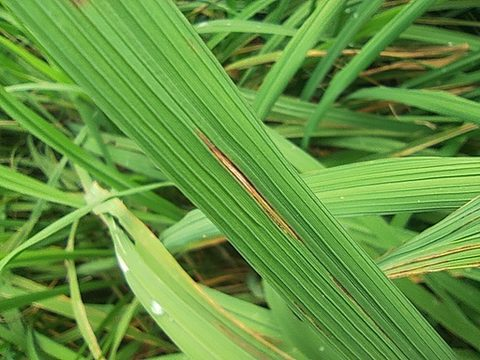
#> input picture web/e2e/fixtures/images/blast.jpg, 480 x 360 px
$ python -i preprocess.py   (imports and definitions only)
#> lines starting #> are read from the running program, lines starting #| are printed output that depends on the picture
#> further down, picture is the input picture: PIL image 480x360 RGB; mean R, G, B 100.8, 148.3, 64.5
"""Inference preprocessing. The browser (web/src/ai) must reproduce this exactly (parity test M6)."""
from __future__ import annotations

import numpy as np
from PIL import Image, ImageOps

from .config import INPUT_SIZE, MEAN, RESIZE_SHORTER, STD


def preprocess(img: Image.Image) -> np.ndarray:
    """PIL image -> float32 array [1, 3, INPUT_SIZE, INPUT_SIZE] (NCHW), normalised."""
    img = ImageOps.exif_transpose(img).convert("RGB")
    w, h = img.size
#> w = 480; h = 360
    scale = RESIZE_SHORTER / min(w, h)
#> scale = 0.711
    img = img.resize((max(1, round(w * scale)), max(1, round(h * scale))), Image.BILINEAR)
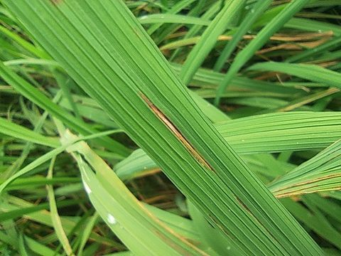
#> img: PIL image 341x256 RGB; mean R, G, B 100.8, 148.3, 64.5
    w, h = img.size
#> w = 341; h = 256
    left, top = (w - INPUT_SIZE) // 2, (h - INPUT_SIZE) // 2
#> left = 58; top = 16
    img = img.crop((left, top, left + INPUT_SIZE, top + INPUT_SIZE))
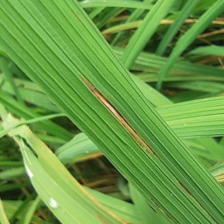
#> img: PIL image 224x224 RGB; mean R, G, B 104.6, 154.2, 68.6
    x = np.asarray(img, dtype=np.float32) / 255.0
    x = (x - np.array(MEAN, dtype=np.float32)) / np.array(STD, dtype=np.float32)
    return x.transpose(2, 0, 1)[None].astype(np.float32)

>>> from PIL import Image
>>> picture = Image.open('../../web/e2e/fixtures/images/blast.jpg')
>>> result = preprocess(picture)

$ run again, on web/e2e/fixtures/images/brown_spot.jpg
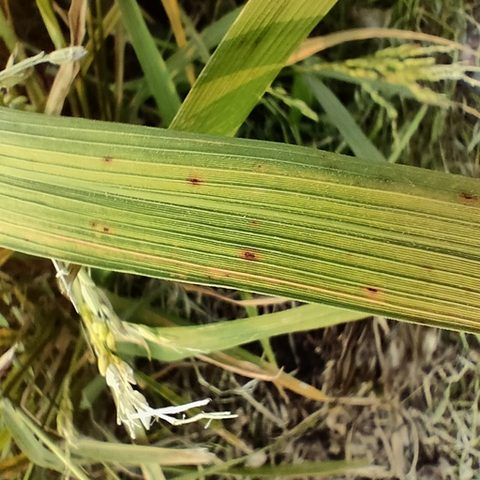
#> input picture web/e2e/fixtures/images/brown_spot.jpg, 480 x 480 px
#> picture is the input picture: PIL image 480x480 RGB; mean R, G, B 122.7, 121.4, 61.9
#> in preprocess, `img = img.crop((left, top, left + INPUT_SIZE, top + INPUT_SIZE))`:
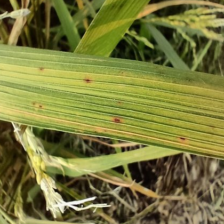
#> img: PIL image 224x224 RGB; mean R, G, B 123, 123.1, 61.2

$ run again, on web/e2e/fixtures/images/healthy.jpg
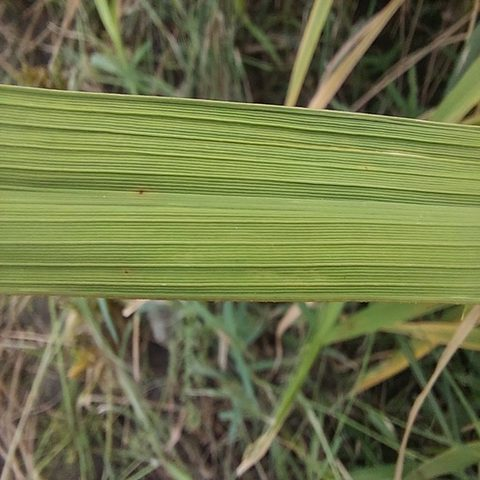
#> input picture web/e2e/fixtures/images/healthy.jpg, 480 x 480 px
#> picture is the input picture: PIL image 480x480 RGB; mean R, G, B 111.2, 117.4, 72.9
#> in preprocess, `img = img.crop((left, top, left + INPUT_SIZE, top + INPUT_SIZE))`:
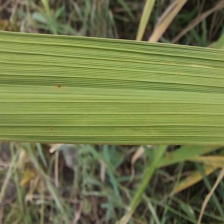
#> img: PIL image 224x224 RGB; mean R, G, B 113.7, 121.4, 73.7
#> in preprocess, `x = (x - np.array(MEAN, dtype=np.float32)) / np.array(STD, dtype=np.fl..`:
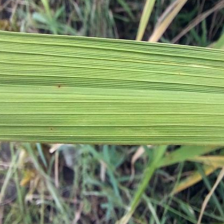
#> x: shape (224, 224, 3) float32; mean R, G, B -0.17, 0.0893, -0.519; drawn with min black and max white

$ run again, on web/e2e/fixtures/images/leaf_smut.jpg
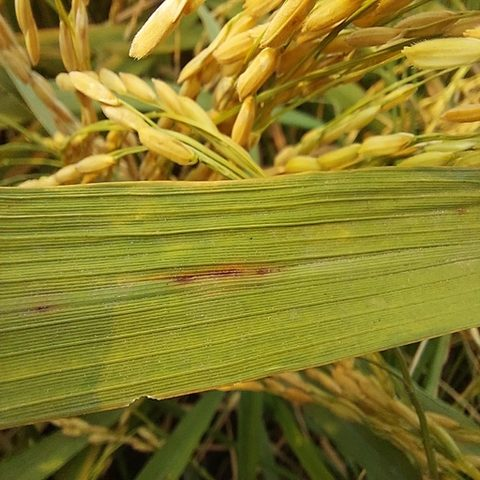
#> input picture web/e2e/fixtures/images/leaf_smut.jpg, 480 x 480 px
#> picture is the input picture: PIL image 480x480 RGB; mean R, G, B 136.4, 125, 41.4
#> in preprocess, `img = img.crop((left, top, left + INPUT_SIZE, top + INPUT_SIZE))`:
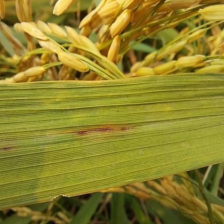
#> img: PIL image 224x224 RGB; mean R, G, B 141.6, 130.4, 42.5
